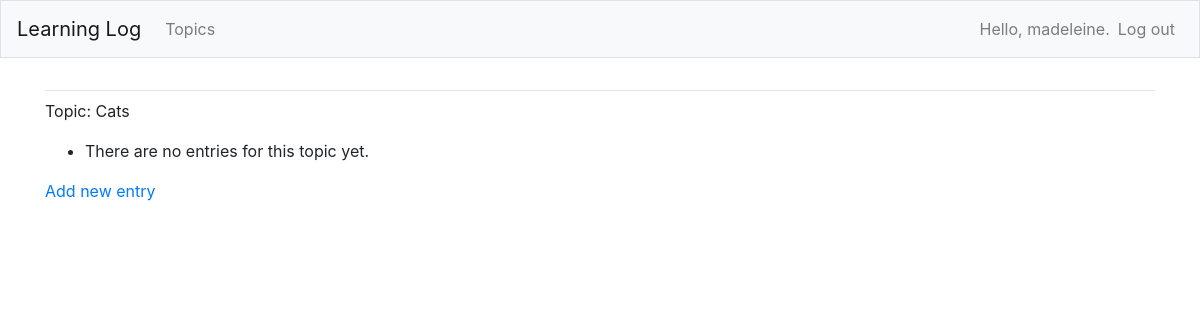
/topics/3/ (signed in), run on an earlier commit of the app's database.
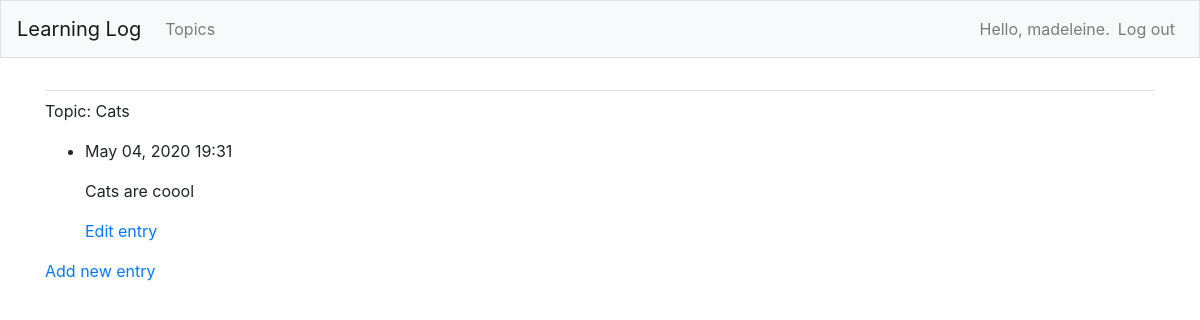
And on a later commit of the database.
### learning_logs/models.py (models this page shows, shortened)
class Topic(models.Model):
    text= models.CharField(max_length=200)
    date_added = models.DateTimeField(auto_now_add=True)
    owner = models.ForeignKey(User, on_delete=models.CASCADE)
    def __str__(self):
        return self.text

class Entry(models.Model):
    topic = models.ForeignKey(Topic, on_delete=models.CASCADE)
    text = models.TextField()
    date_added = models.DateTimeField(auto_now_add=True)
    class Meta:
        verbose_name_plural = 'entries'

### learning_logs/views.py (the view)
# urls.py: path("topics/<int:topic_id>/", views.topic, name="topic"),
@login_required
def topic(request, topic_id):
    topic = Topic.objects.get(id=topic_id) # Topic (ppt says Topics)
    if topic.owner != request.user:
        raise Http404
    entries = topic.entry_set.order_by("-date_added") # -dateadded is descending
    context = {"topic":topic, "entries":entries}
    return render(request, "learning_logs/topic.html", context)

### learning_logs/templates/learning_logs/topic.html
{% extends "learning_logs/base.html" %}
{% block content %}
    <p>Topic: {{ topic }} </p>
    <ul>
        {% for entry in entries %}
        <li>
            <p>{{ entry.date_added|date:'M d, Y H:i' }} </p>
            <p>{{ entry.text|linebreaks }} </p>
            <p>
                <a href="{% url 'learning_logs:edit_entry' entry.id %}">Edit entry</a>
            </p>
        </li>
        {% empty %}
            <li> There are no entries for this topic yet.</li>
        {% endfor %}
    </ul>
    <p>
        <a href="{% url 'learning_logs:new_entry' topic.id %}">Add new entry</a>
    </p>
    {% endblock content %}

### learning_logs/templates/learning_logs/base.html (shortened to what this page needs)
{% load bootstrap4 %}
<!doctype html>
<html lang="en">
<head>
    {% bootstrap_css %}
</head>
<body>
    <nav class="navbar navbar-expand-md navbar-light bg-light mb-4 border">
        <a class="navbar-brand" href="{% url 'learning_logs:index'%}">
            Learning Log</a>
        <div class="collapse navbar-collapse" id="navbarCollapse">
            <ul class="navbar-nav mr-auto">
                <li class="nav-item">
                    <a class="nav-link" href="{% url 'learning_logs:topics'%}">
                        Topics</a></li>
            </ul>
            <ul class="navbar-nav ml-auto">
                {% if user.is_authenticated %}
                    <li class="nav-item">
                        <span class="navbar-text"}">Hello, {{ user.username }}.</span>
                    </li>
                    <li class="nav-item">
                        <a class="nav-link" href="{% url 'users:logout' %}">Log out</a>
                    </li>
                {% endif %}
            </ul>
        </div>
    </nav>
    <main role="main" class="container">
        <div class="pb-2 mb-2 border-bottom">
        </div>
        <div>
            {% block content %}{% endblock content %}
        </div>
    </main>
</body>
</html>

What changed in the data, as far as the page shows it:
added Entry: date_added "May 04, 2020 19:31", text "Cats are coool"
Also different on the page:
text no longer shown: "There are no entries for this topic yet."
